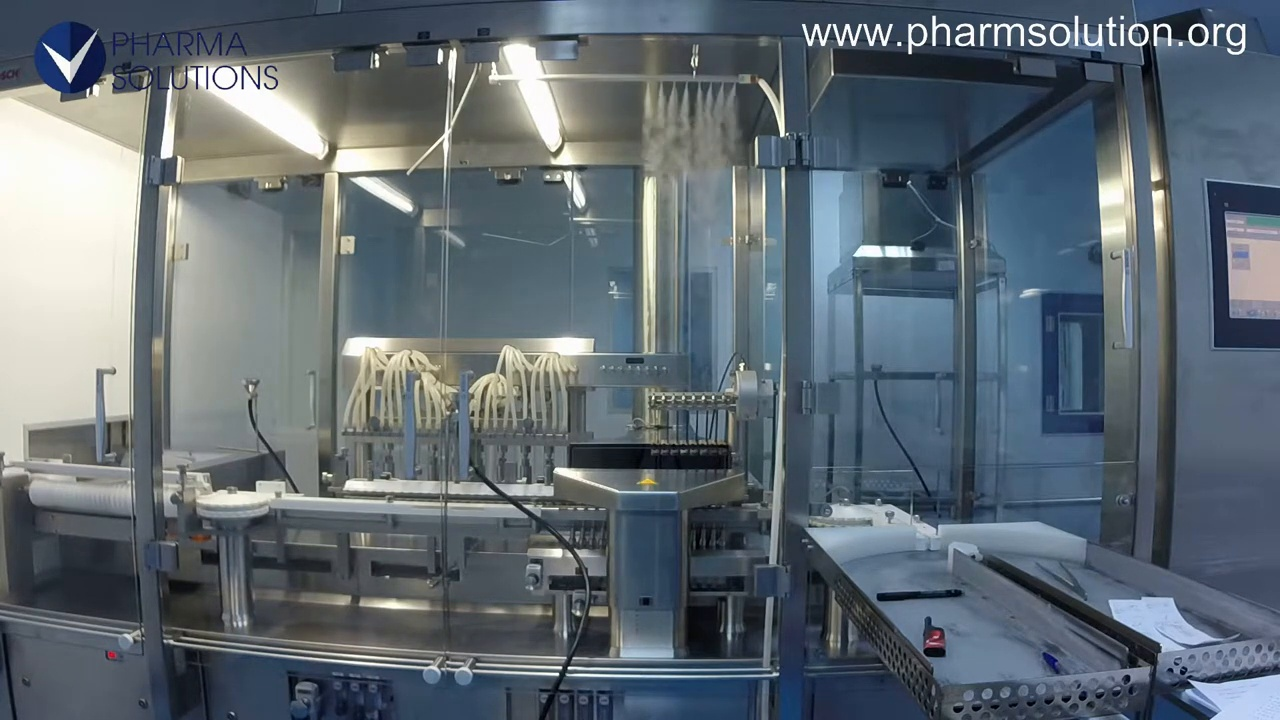
#> input picture dataset/train/FAIL/smoke-flow-sample_f116.jpg, 1280 x 720 px; its folder holds only this picture in this run
$ python -i detector.py   (imports and definitions only)
#> lines starting #> are read from the running program, lines starting #| are printed output that depends on the picture
#> further down, picture is the input picture: shape (720, 1280, 3); mean B, G, R 115.1, 107, 96.2
# -----------------------------------------------------------------------------
# SMOKE DETECTOR MODULE (TRADITIONAL CV)
# -----------------------------------------------------------------------------
# This file is responsible for the "Physical Analysis" of the smoke.
# It handles:
# 1. Image Pre-processing (Resizing, Gray-scaling, Blurring).
# 2. Optical Flow Calculation (Farneback Algorithm) to track movement.
# 3. Generating a "Smoke Mask" based on motion magnitude.
# 4. Providing raw flow data (speed and direction) for further diagnosis.
# -----------------------------------------------------------------------------

import cv2
import numpy as np

prev_gray = None


def detect_smoke(frame):

    global prev_gray

    # Resize for performance
    frame = cv2.resize(
        frame,
        (640, 360)
    )

    gray = cv2.cvtColor(
        frame,
        cv2.COLOR_BGR2GRAY
    )
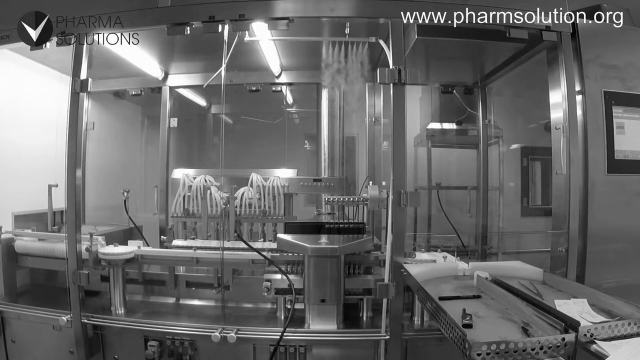
#> gray: shape (360, 640); min 3, max 255, mean 104.8

    gray = cv2.GaussianBlur(
        gray,
        (5, 5),
        0
    )
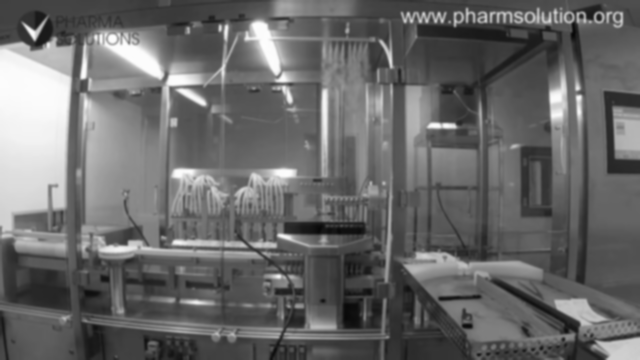
#> gray: shape (360, 640); min 7, max 253, mean 104.8

    if prev_gray is None:

        prev_gray = gray

        return None, None, None

    flow = cv2.calcOpticalFlowFarneback(
        prev_gray,
        gray,
        None,
        0.5,
        2,
        15,
        2,
        5,
        1.1,
        0
    )

    magnitude, angle = cv2.cartToPolar(
        flow[..., 0],
        flow[..., 1]
    )

    smoke_mask = magnitude > 1.5

    prev_gray = gray

    return smoke_mask, flow, magnitude

>>> import cv2
>>> picture = cv2.imread('dataset/train/FAIL/smoke-flow-sample_f116.jpg')
>>> result = detect_smoke(picture)
